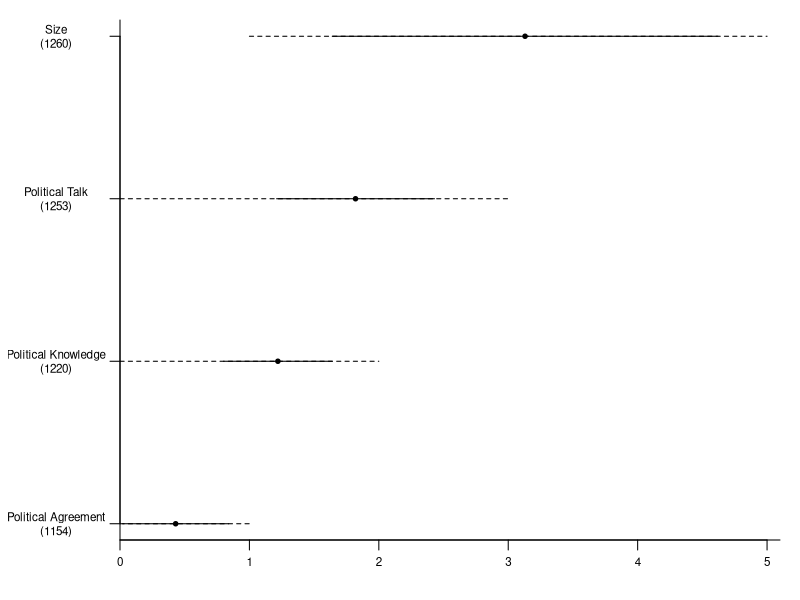

The R source for this figure:
#create vectors for each column
var.names <- c("Size\n(1260)", "Political Talk\n(1253)", "Political Agreement\n(1154)",
    "Political Knowledge\n(1220)")
mean.vec <- c(3.13, 1.82, .43, 1.22)
sd.vec <- c(1.49, .61, .41, .42)
min.vec <- c(1, 0, 0, 0)
max.vec <- c(5,3,1,2)

#set up ordering, using means, from highest to lowest
mean.vec.order <- sort(mean.vec, decreasing = TRUE) #first order vars by means, from highest to lowest.
sd.vec.order <- sd.vec[order(mean.vec, decreasing=TRUE)] #then order other vectors according to sorted mean
min.vec.order <- min.vec[order(mean.vec, decreasing = TRUE)]
max.vec.order <- max.vec[order(mean.vec, decreasing = TRUE)]
var.names.order <- var.names[order(mean.vec, decreasing = TRUE)]

y.axis <- c(4:1)# #create indicator for y.axis, descending so that R orders vars from top to bottom on y-axis

#pdf("mcclurg_fig.pdf", height = 2.5, width =4.5) #open pdf device
#png("mcclurg_fig.png", height = 300, width = 440)#create png
par(mfrow=c(1,1), mar=c(3,6,1,1))#use single panel, with specified margins
plot(mean.vec.order, y.axis, type = "p", pch = 19, xlab="", ylab ="", #initiate plot commands with sorted mean vector displayed as points; don't label x or y-labels since they're selft explanotry
    axes = F, xlim = c(0, 5.1),#turn off axes so we can use fine control below. set xlims based on min and max values of variables
    ylim = c(min(y.axis - .1), max(y.axis + .1)), main = "", cex = .6, yaxs = "i", xaxs = "i")#increase y-axis min/max by .1 so there no points and lines don't run into top and bottom of panels
box(bty = "l") #connect axes together; we don't use box() -- which we create box around entire plot since it's a single plot
segments((mean.vec.order - sd.vec.order), y.axis, (mean.vec.order + sd.vec.order), y.axis)#draw lines connecting means +/- 1 st.dev
segments(min.vec.order, y.axis, max.vec.order, y.axis, lty = 2)#draw dotted lines (lty = 2) connecting minimum of variables to maximums
axis(1, at = seq(0,5,by=1), labels =  seq(0,5,by=1), tick = T, #draw x-axis and labels, at each integer from 0 to 5, and draw tick marks
   cex.axis = .7, mgp = c(2,.5,0))#reduce label size and move labels closer to tick mark (2nd part of mgp command
axis(2, at = y.axis, label = var.names.order, las = 1, tick = T, cex.axis = .7, #draw y-axis and labels, las = 1 makes y-labels perpendicular to y-axis instead of parallel
    mgp = c(2,3.2,0), hadj =.5)# hadj =.5 uses center-alignment for y-label; need to adjust 2nd command of mgp to account for centering.
    
#dev.off() #turn off pdf device. graph is created in working directory.
